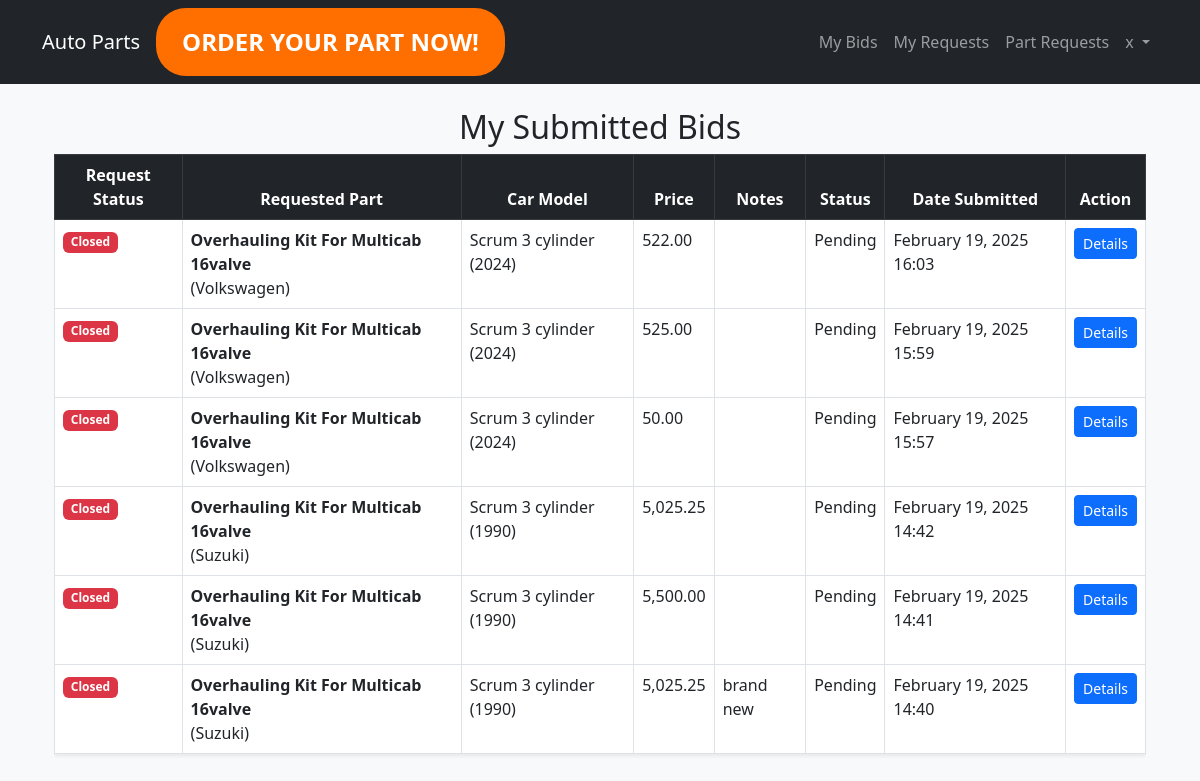
Page /store/bids/ (signed in) on the earlier database version.
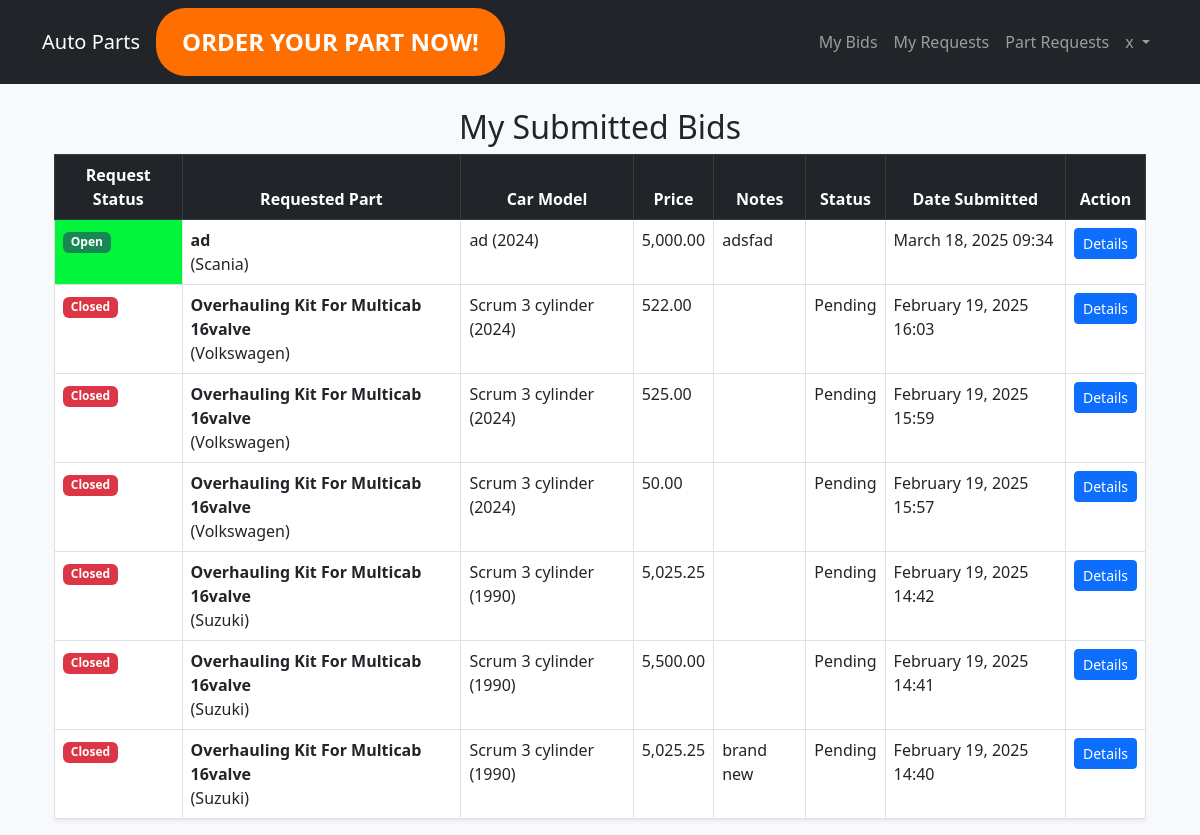
Same page on the later database version.
### orders/models.py (models this page shows, shortened)
class Bid(models.Model):
    part_request = models.ForeignKey("orders.PartRequest", on_delete=models.CASCADE, related_name="bids")
    store = models.ForeignKey(settings.AUTH_USER_MODEL, on_delete=models.CASCADE)
    condition = models.CharField(max_length=10, choices=CONDITION_CHOICES, default="Brand New")
    price = models.DecimalField(max_digits=10, decimal_places=2)
    notes = models.TextField(blank=True, null=True)
    image1 = models.ImageField(upload_to="bid_images/", blank=True, null=True)
    image2 = models.ImageField(upload_to="bid_images/", blank=True, null=True)
    status = models.CharField(max_length=10, choices=BID_STATUS_CHOICES, default="")
    created_at = models.DateTimeField(auto_now_add=True)

class PartRequest(models.Model):
    brand_new = models.BooleanField(default=True)
    used = models.BooleanField(default=False)
    user = models.ForeignKey(settings.AUTH_USER_MODEL, on_delete=models.CASCADE)
    part_name = models.CharField(max_length=255)
    description = models.TextField()
    qty = models.PositiveIntegerField(default="1")
    image1 = models.ImageField(upload_to="part_images/")
    image2 = models.ImageField(upload_to="part_images/")
    brand = models.CharField(max_length=255, choices=BRAND_CHOICES)
    year = models.PositiveIntegerField()
    car_model = models.CharField(max_length=255)
    created_at = models.DateTimeField(auto_now_add=True)
    status = models.CharField(max_length=10, choices=STATUS_CHOICES, default="Open")
    from django.db import models

### orders/views.py (the view)
# urls.py: path("store/bids/", store_bids, name="store_bids"),
@login_required
def store_bids(request):
    bids = Bid.objects.filter(store=request.user).order_by("-created_at")
    return render(request, "orders/store_bids.html", {"bids": bids})

### orders/templates/orders/store_bids.html
{% extends 'orders/landing.html' %}
{% load humanize %}
{% block content %}
<div class="container mt-4">
    <h2 class="text-center">My Submitted Bids</h2>
    {% if bids %}
    <div class="table-responsive">
        <table class="table table-hover table-bordered shadow-sm">
            <thead class="table-dark text-center">
                <tr>
                    <th>Request Status</th>
                    <th>Requested Part</th>
                    <th>Car Model</th>
                    <th>Price</th>
                    <th>Notes</th>
                    <th>Status</th>
                    <th>Date Submitted</th>
                    <th>Action</th>
                </tr>
            </thead>
            <tbody>
                {% for bid in bids %}
                <tr>
                    <td {% if bid.part_request.status == "Open" %} style="background-color:rgb(2, 245, 59);" {% endif %}>
                        {% if bid.part_request.status == "Open" %}
                            <span class="badge bg-success">Open</span>
                        {% else %}
                            <span class="badge bg-danger">Closed</span>
                        {% endif %}
                    </td>
                    <td >
                        <strong>{{ bid.part_request.part_name }}</strong><br>
                        ({{ bid.part_request.brand }})
                    </td>
                    <td >
                        {{ bid.part_request.car_model }} ({{ bid.part_request.year }})</td>
                    <td >
                        {{ bid.price|floatformat:2|intcomma }}</td>
                    <td >
                        {{ bid.notes }}</td>
                    <td class="text-center">
                        {{ bid.status }}</td>
                    <td >
                        {{ bid.created_at|date:"F d, Y H:i" }}</td>
                    <td class="text-center" {% if bid.status == "Accepted" %} style="background-color:yellow;" {% endif %}>
                        <a href="{% url 'bid_detail_view' bid.id %}" class="btn btn-primary btn-sm">Details</a>
                    </td>
                </tr>
                {% endfor %}
            </tbody>
        </table>
    </div>
    {% else %}
        <div class="alert alert-warning text-center">You have not submitted any bids yet.</div>
    {% endif %}
</div>
{% endblock %}

Differences in the rows shown:
added Bid: shows "Open", part_request.part_name "ad", part_request.brand "Scania", part_request.car_model "ad", part_request.year "2024", price "5,000.00", notes "adsfad", created_at "March 18, 2025 09:34"
